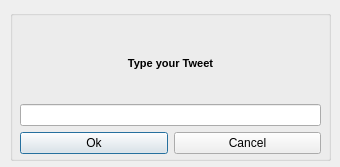
<?xml version="1.0" encoding="UTF-8"?>
<ui version="4.0">
 <class>sendTwitDialog</class>
 <widget class="QDialog" name="sendTwitDialog">
  <property name="geometry">
   <rect>
    <x>0</x>
    <y>0</y>
    <width>340</width>
    <height>167</height>
   </rect>
  </property>
  <property name="sizePolicy">
   <sizepolicy hsizetype="Fixed" vsizetype="Fixed">
    <horstretch>0</horstretch>
    <verstretch>0</verstretch>
   </sizepolicy>
  </property>
  <property name="maximumSize">
   <size>
    <width>340</width>
    <height>167</height>
   </size>
  </property>
  <property name="windowTitle">
   <string>Type in Your Twits here</string>
  </property>
  <widget class="QGroupBox" name="groupBox">
   <property name="geometry">
    <rect>
     <x>10</x>
     <y>10</y>
     <width>321</width>
     <height>151</height>
    </rect>
   </property>
   <property name="title">
    <string/>
   </property>
   <widget class="QWidget" name="gridLayoutWidget">
    <property name="geometry">
     <rect>
      <x>10</x>
      <y>20</y>
      <width>301</width>
      <height>124</height>
     </rect>
    </property>
    <layout class="QGridLayout" name="gridLayout">
     <item row="2" column="0">
      <widget class="QPushButton" name="pushButton">
       <property name="text">
        <string>Ok</string>
       </property>
      </widget>
     </item>
     <item row="2" column="1">
      <widget class="QPushButton" name="pushButton_2">
       <property name="text">
        <string>Cancel</string>
       </property>
      </widget>
     </item>
     <item row="1" column="0" colspan="2">
      <widget class="LineEdit" name="twitLineEdit">
       <property name="maxLength">
        <number>140</number>
       </property>
       <property name="frame">
        <bool>true</bool>
       </property>
       <property name="dragEnabled">
        <bool>true</bool>
       </property>
      </widget>
     </item>
     <item row="0" column="0" colspan="2">
      <widget class="QLabel" name="label">
       <property name="text">
        <string>&lt;!DOCTYPE HTML PUBLIC &quot;-//W3C//DTD HTML 4.0//EN&quot; &quot;http://www.w3.org/TR/REC-html40/strict.dtd&quot;&gt;
&lt;html&gt;&lt;head&gt;&lt;meta name=&quot;qrichtext&quot; content=&quot;1&quot; /&gt;&lt;style type=&quot;text/css&quot;&gt;
p, li { white-space: pre-wrap; }
&lt;/style&gt;&lt;/head&gt;&lt;body style=&quot; font-family:'MS Shell Dlg 2'; font-size:8.25pt; font-weight:400; font-style:normal;&quot;&gt;
&lt;p style=&quot; margin-top:0px; margin-bottom:0px; margin-left:0px; margin-right:0px; -qt-block-indent:0; text-indent:0px;&quot;&gt;&lt;span style=&quot; font-size:8pt; font-weight:600;&quot;&gt;Type your Tweet&lt;/span&gt;&lt;/p&gt;&lt;/body&gt;&lt;/html&gt;</string>
       </property>
       <property name="textFormat">
        <enum>Qt::RichText</enum>
       </property>
       <property name="scaledContents">
        <bool>true</bool>
       </property>
       <property name="alignment">
        <set>Qt::AlignCenter</set>
       </property>
      </widget>
     </item>
    </layout>
   </widget>
  </widget>
 </widget>
 <customwidgets>
  <customwidget>
   <class>LineEdit</class>
   <extends>QLineEdit</extends>
   <header location="global">lineedit.h</header>
  </customwidget>
 </customwidgets>
 <resources/>
 <connections>
  <connection>
   <sender>pushButton_2</sender>
   <signal>clicked()</signal>
   <receiver>sendTwitDialog</receiver>
   <slot>reject()</slot>
   <hints>
    <hint type="sourcelabel">
     <x>177</x>
     <y>148</y>
    </hint>
    <hint type="destinationlabel">
     <x>338</x>
     <y>107</y>
    </hint>
   </hints>
  </connection>
  <connection>
   <sender>pushButton</sender>
   <signal>clicked()</signal>
   <receiver>sendTwitDialog</receiver>
   <slot>accept()</slot>
   <hints>
    <hint type="sourcelabel">
     <x>107</x>
     <y>142</y>
    </hint>
    <hint type="destinationlabel">
     <x>3</x>
     <y>81</y>
    </hint>
   </hints>
  </connection>
 </connections>
 <slots>
  <signal>acceptTwit()</signal>
 </slots>
</ui>
